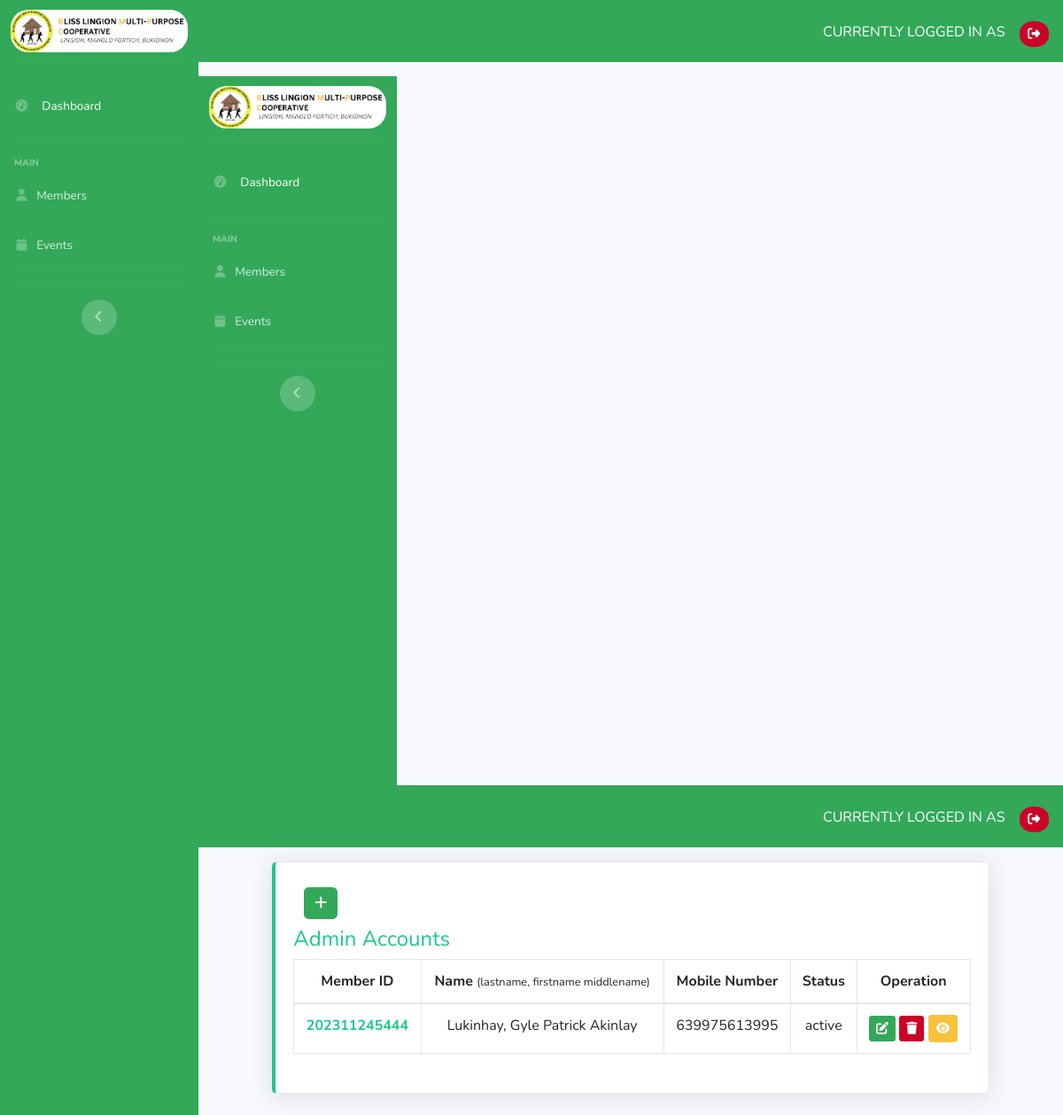
The page /accounts.php on the database its author committed.
### tables this page shows
CREATE TABLE `members_tbl` (
  `id` int(11) NOT NULL,
  `mem_id` varchar(255) NOT NULL,
  `firstname` varchar(255) NOT NULL,
  `middlename` varchar(255) NOT NULL,
  `lastname` varchar(255) NOT NULL,
  `extension` varchar(255) NOT NULL,
  `dob` varchar(255) NOT NULL,
  `age` varchar(255) NOT NULL,
  `pob` varchar(255) NOT NULL,
  `civil_status` varchar(255) NOT NULL,
  `tin` varchar(255) NOT NULL,
  `mobile_number` varchar(255) NOT NULL,
  `email` varchar(255) NOT NULL,
  `zone` varchar(255) NOT NULL DEFAULT 'None',
  `brgy` varchar(255) NOT NULL,
  `municipality` varchar(255) NOT NULL,
  `province` varchar(255) NOT NULL,
  `image_path` varchar(255) NOT NULL,
  `status` varchar(255) DEFAULT 'active'
);

### accounts.php (the view, shortened to what this page needs)
<?php include('layouts/headers.php') ?>
<?php include('layouts/sidebar.php') ?>
<div id="content-wrapper" class="d-flex flex-column">
    <div id="content bg-dark">
        <?php include('layouts/topbar.php') ?>
        <div class="row">
            <div class="col-xl-10 mx-auto col-md-10 mb-4">
                <div class="card border-left-success shadow h-100 py-2">
                    <div class="card-body">
                        <div class="row col-xl-6 col-md-12 mb-2 align-items-start">
                            <div class="col-1">
                                <a class="btn btn-success btn" data-toggle="modal" title="Add new Administrator (Single Insertion)" data-target="#newModal"><i class="fa-solid fa-plus"></i></a>
                            </div>
                        </div>
                        <div class="table-responsive">
                            <?php
                            include('functions/connection.php');
                            $sql = "SELECT * FROM members_tbl order by lastname ASC";
                            $result = $conn->query($sql);
                            ?>
                            <p class="text-success h4">Admin Accounts</p>
                            <table class="table table-bordered" id="dataTable" width="100%" cellspacing="0">
                                <thead>
                                    <tr>
                                        <th class="text-center">Member ID</th>
                                        <th class="text-center ">Name <span class="small">(lastname, firstname middlename)</span></th>
                                        <th class="text-center">Mobile Number</th>
                                        <th class="text-center">Status</th>
                                        <th class="text-center">Operation</th>
                                    </tr>
                                </thead>
                                <tbody>
                                    <?php while ($row = $result->fetch_assoc()) : ?>
                                        <tr>
                                            <td class="text-center"><b class="text-success"><?= $row['mem_id'] ?></b></td>
                                            <td class="text-center"><?= $row['lastname'] ?>, <?= $row['firstname'] ?> <?= $row['middlename'] ?></td>
                                            <td class="text-center"><?= $row['mobile_number'] ?></td>
                                            <td class="text-center"><?= $row['status'] ?></td>
                                            <td class="text-center">
                                                <a class="btn btn-success btn-sm" data-toggle="modal" data-target="#updateModal<?= $row['id'] ?>"><i class="fa-solid fa-pen-to-square"></i></a>
                                                <a class="btn btn-danger btn-sm" data-toggle="modal" data-target="#deleteModal"><i class="fa-solid fa-trash"></i></a>
                                                <button class="btn btn-warning btn-sm" data-toggle="modal" data-target="#viewModal<?= $row['id'] ?>"><i class="fa-solid fa-eye"></i></button>
                                            </td>
                                        </tr>
                                    <?php endwhile; ?>
                                </tbody>
                            </table>
                        </div>
                    </div>
                </div>
            </div>
        </div>
    </div>
</div>
<?php include('layouts/footer.php') ?>

### layouts/headers.php (style rules this page uses)
.btn-success { background-color: #32a858; color: #fff; border: none; }
.btn-danger { background-color: #CB0227; color: #fff; border: none; }

### rows shown on the page
members_tbl: mem "202311245444", lastname "Lukinhay", firstname "Gyle Patrick", middlename "Akinlay", mobile_number "639975613995", status "active"
